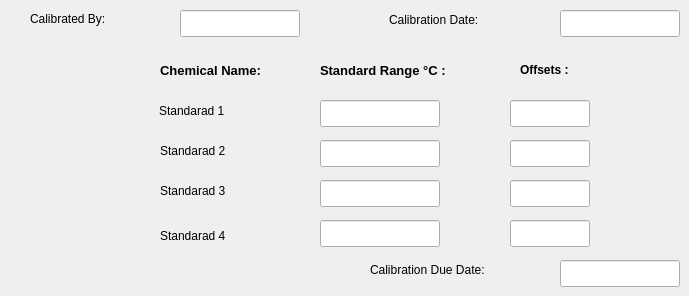
          <widget class="QWidget" name="tab_17">
           <attribute name="title">
            <string>Calibration Data</string>
           </attribute>
           <widget class="QLineEdit" name="lineEdit_40">
            <property name="geometry">
             <rect>
              <x>560</x>
              <y>10</y>
              <width>120</width>
              <height>27</height>
             </rect>
            </property>
           </widget>
           <widget class="QLabel" name="label_79">
            <property name="geometry">
             <rect>
              <x>30</x>
              <y>10</y>
              <width>140</width>
              <height>17</height>
             </rect>
            </property>
            <property name="text">
             <string>Calibrated By:</string>
            </property>
           </widget>
           <widget class="QLabel" name="label_80">
            <property name="geometry">
             <rect>
              <x>389</x>
              <y>10</y>
              <width>151</width>
              <height>20</height>
             </rect>
            </property>
            <property name="text">
             <string>Calibration Date:</string>
            </property>
           </widget>
           <widget class="QLineEdit" name="calib_offset2">
            <property name="geometry">
             <rect>
              <x>510</x>
              <y>140</y>
              <width>80</width>
              <height>27</height>
             </rect>
            </property>
           </widget>
           <widget class="QLineEdit" name="calib_range2">
            <property name="geometry">
             <rect>
              <x>320</x>
              <y>140</y>
              <width>120</width>
              <height>27</height>
             </rect>
            </property>
           </widget>
           <widget class="QLineEdit" name="calib_offset1">
            <property name="geometry">
             <rect>
              <x>510</x>
              <y>100</y>
              <width>80</width>
              <height>27</height>
             </rect>
            </property>
           </widget>
           <widget class="QLineEdit" name="calib_range3">
            <property name="geometry">
             <rect>
              <x>320</x>
              <y>180</y>
              <width>120</width>
              <height>27</height>
             </rect>
            </property>
           </widget>
           <widget class="QLineEdit" name="lineEdit_62">
            <property name="geometry">
             <rect>
              <x>180</x>
              <y>10</y>
              <width>120</width>
              <height>27</height>
             </rect>
            </property>
           </widget>
           <widget class="QLabel" name="label_87">
            <property name="geometry">
             <rect>
              <x>370</x>
              <y>260</y>
              <width>181</width>
              <height>20</height>
             </rect>
            </property>
            <property name="text">
             <string>Calibration Due Date:</string>
            </property>
           </widget>
           <widget class="QLabel" name="stnd1">
            <property name="geometry">
             <rect>
              <x>159</x>
              <y>100</y>
              <width>120</width>
              <height>21</height>
             </rect>
            </property>
            <property name="text">
             <string>Standarad 1</string>
            </property>
           </widget>
           <widget class="QLabel" name="stnd4">
            <property name="geometry">
             <rect>
              <x>160</x>
              <y>225</y>
              <width>120</width>
              <height>21</height>
             </rect>
            </property>
            <property name="text">
             <string>Standarad 4</string>
            </property>
           </widget>
           <widget class="QLineEdit" name="calib_range4">
            <property name="geometry">
             <rect>
              <x>320</x>
              <y>220</y>
              <width>120</width>
              <height>27</height>
             </rect>
            </property>
           </widget>
           <widget class="QLabel" name="stnd3">
            <property name="geometry">
             <rect>
              <x>160</x>
              <y>180</y>
              <width>120</width>
              <height>21</height>
             </rect>
            </property>
            <property name="text">
             <string>Standarad 3</string>
            </property>
           </widget>
           <widget class="QLabel" name="stnd2">
            <property name="geometry">
             <rect>
              <x>160</x>
              <y>140</y>
              <width>120</width>
              <height>21</height>
             </rect>
            </property>
            <property name="text">
             <string>Standarad 2</string>
            </property>
           </widget>
           <widget class="QLineEdit" name="lineEdit_67">
            <property name="geometry">
             <rect>
              <x>560</x>
              <y>260</y>
              <width>120</width>
              <height>27</height>
             </rect>
            </property>
           </widget>
           <widget class="QLineEdit" name="calib_range1">
            <property name="geometry">
             <rect>
              <x>320</x>
              <y>100</y>
              <width>120</width>
              <height>27</height>
             </rect>
            </property>
           </widget>
           <widget class="QLineEdit" name="calib_offset3">
            <property name="geometry">
             <rect>
              <x>510</x>
              <y>180</y>
              <width>80</width>
              <height>27</height>
             </rect>
            </property>
           </widget>
           <widget class="QLineEdit" name="calib_offset4">
            <property name="geometry">
             <rect>
              <x>510</x>
              <y>220</y>
              <width>80</width>
              <height>27</height>
             </rect>
            </property>
           </widget>
           <widget class="QLabel" name="label_24">
            <property name="geometry">
             <rect>
              <x>160</x>
              <y>60</y>
              <width>120</width>
              <height>20</height>
             </rect>
            </property>
            <property name="font">
             <font>
              <pointsize>10</pointsize>
              <weight>75</weight>
              <italic>false</italic>
              <bold>true</bold>
             </font>
            </property>
            <property name="text">
             <string>Chemical Name:</string>
            </property>
           </widget>
           <widget class="QLabel" name="label_31">
            <property name="geometry">
             <rect>
              <x>320</x>
              <y>60</y>
              <width>135</width>
              <height>20</height>
             </rect>
            </property>
            <property name="font">
             <font>
              <pointsize>10</pointsize>
              <weight>75</weight>
              <bold>true</bold>
             </font>
            </property>
            <property name="text">
             <string>Standard Range °C :</string>
            </property>
           </widget>
           <widget class="QLabel" name="label_78">
            <property name="geometry">
             <rect>
              <x>520</x>
              <y>60</y>
              <width>100</width>
              <height>20</height>
             </rect>
            </property>
            <property name="font">
             <font>
              <weight>75</weight>
              <bold>true</bold>
             </font>
            </property>
            <property name="text">
             <string>Offsets :</string>
            </property>
           </widget>
          </widget>
